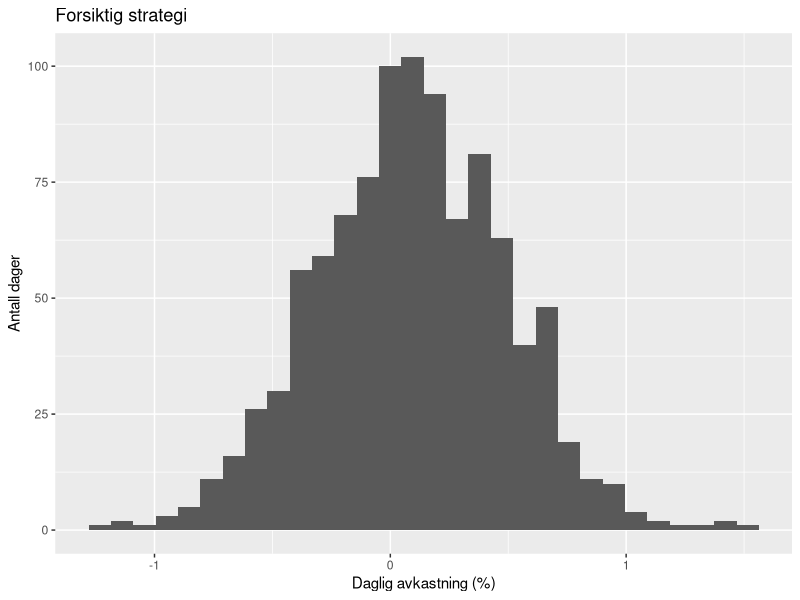
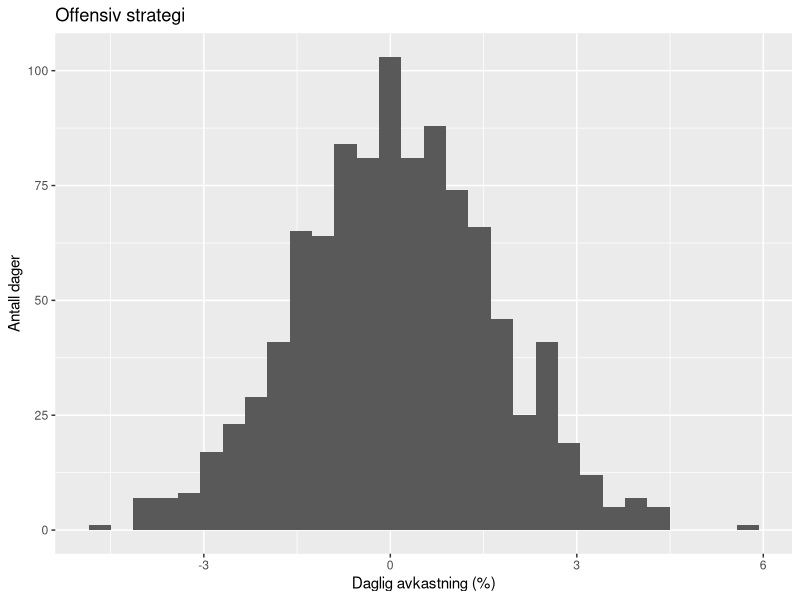
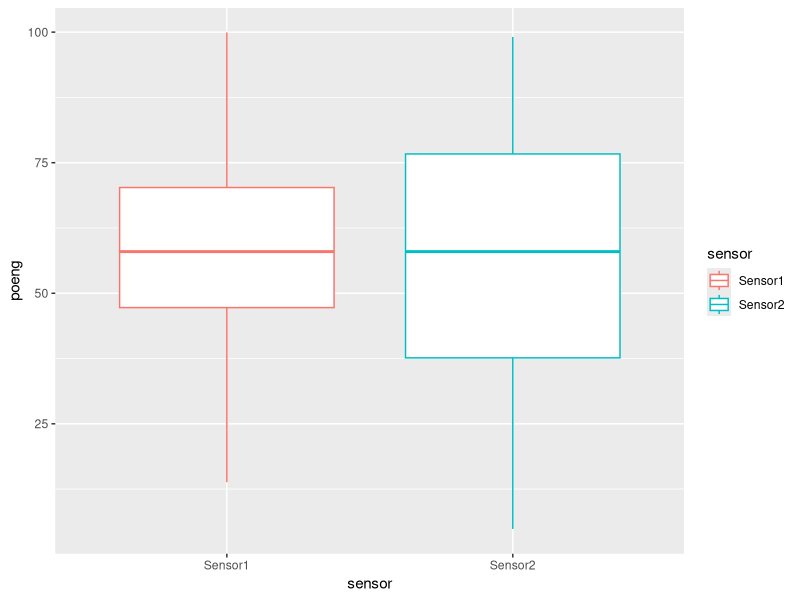
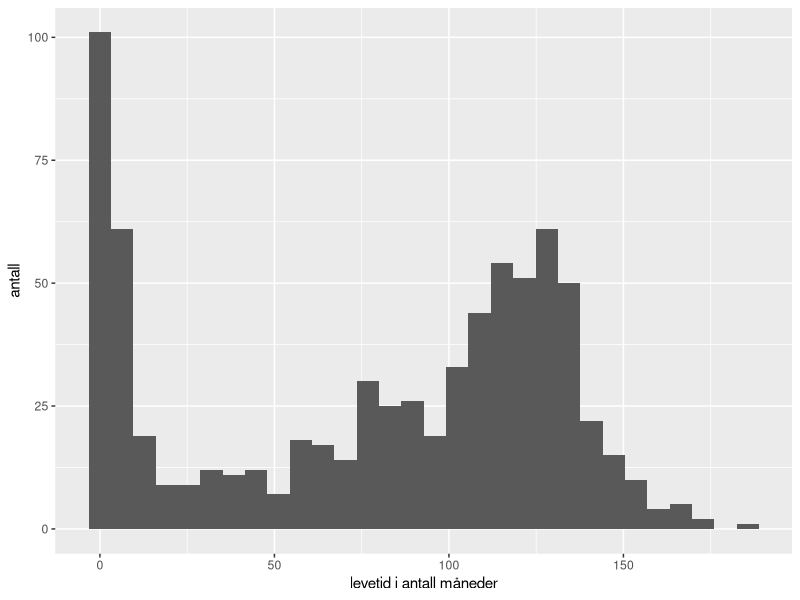
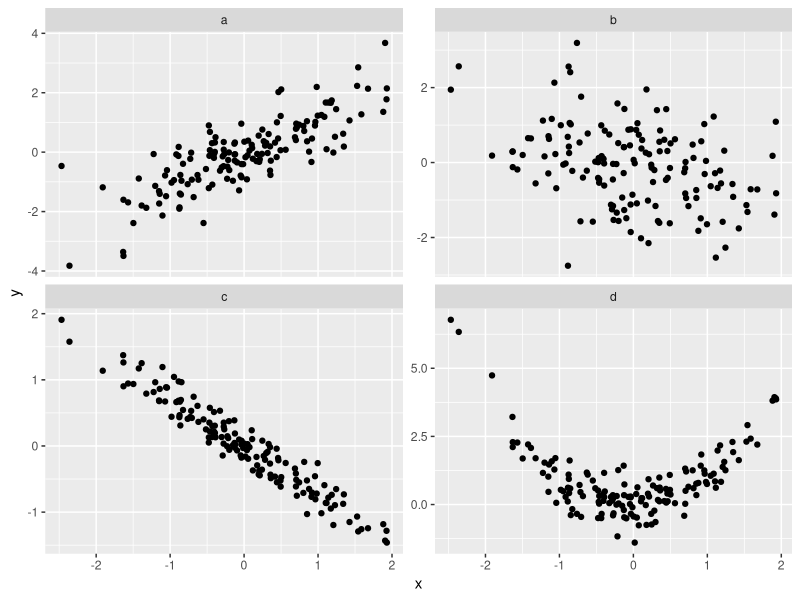
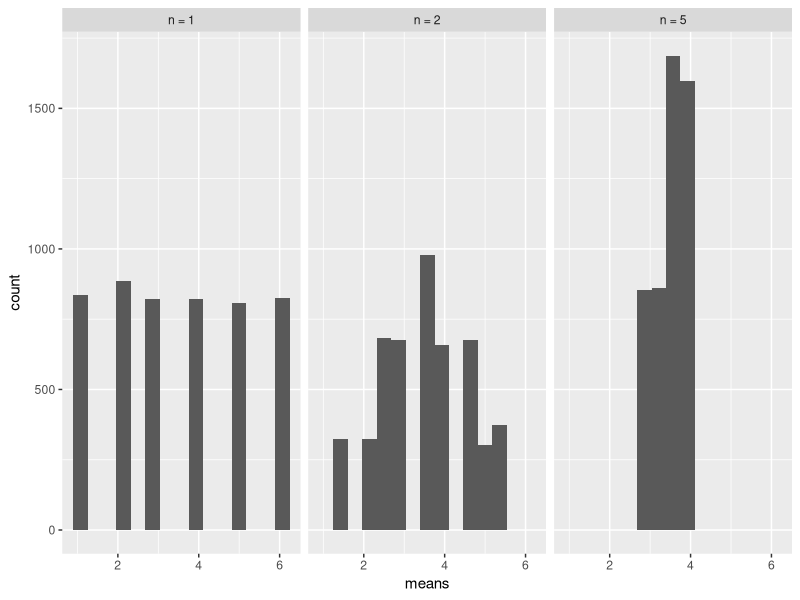

Source code (R) for these figures, in order:
## ---- chunk 1
set.seed(42)
avkastning <- data.frame(
  forsiktig = rnorm(1000, mean = 0.10, sd = 0.4),
  offensiv  = rnorm(1000, mean = 0.10, sd = 1.6)
)
## ---- chunk 2
library(dplyr)
avkastning %>%
  summarise(
    snitt_forsiktig = mean(forsiktig),
    sd_forsiktig    = sd(forsiktig),
    snitt_offensiv  = mean(offensiv),
    sd_offensiv     = sd(offensiv)
  )
## ---- chunk 3
library(ggplot2)
ggplot(avkastning, aes(x = forsiktig)) +
  geom_histogram(bins = 30) +
  labs(x = "Daglig avkastning (%)", y = "Antall dager", title = "Forsiktig strategi")
ggplot(avkastning, aes(x = offensiv)) +
  geom_histogram(bins = 30) +
  labs(x = "Daglig avkastning (%)", y = "Antall dager", title = "Offensiv strategi")
## ---- chunk 4
set.seed(1)
# Vekten (i kg) til 25 tilfeldig valgte laks
vekt <- rnorm(25, mean = 5.2, sd = 0.8)
## ---- chunk 5
gj.snitt <- mean(vekt)       # utvalgsgjennomsnittet, vårt punktestimat
sigma    <- 0.8              # kjent populasjonsstandardavvik
n        <- length(vekt)     # antall observasjoner
z        <- 1.96             # kritisk verdi for 95 %

# Nedre og øvre grense i konfidensintervallet (LCL og UCL):
LCL <- gj.snitt - z * sigma / sqrt(n)
UCL <- gj.snitt + z * sigma / sqrt(n)

c(LCL, gj.snitt, UCL)
## ---- chunk 6
n <- 10
rnorm(n)
## ---- chunk 7
gj.snitt <- rep(NA, 100)
for(i in 1:100) {
    gj.snitt[i] <- mean(rnorm(n))
}
## ---- chunk 8
library(ggplot2)
library(tidyverse)
set.seed(123)
n <- 200
Sensor1 <- rnorm(n, mean = 60, sd = 20)
Sensor2 <- c(rnorm(n*(2/4), mean = 40, sd = 20), rnorm(n*(2/4), mean = 85, sd = 20))

df <- data.frame(poeng = c(Sensor1, Sensor2), sensor =factor( rep(c("Sensor1", "Sensor2"), each = n)))

df %>% 
  filter(poeng > 0, poeng < 100) %>% 
ggplot() +
  geom_boxplot(aes(y = poeng, x = sensor, color = sensor))

## ---- chunk 9
library(ggplot2)
set.seed(12345)
levetid <- c(rep(1, 40), rep(2,30), rep(3, 25), rep(4, 20), rep(5, 12), 
             rep(6, 10),rep(7, 5), sample(seq(8:100), size = 200, replace = T), rnorm(400, mean = 120, sd = 20))

ggplot(data = data.frame(levetid = levetid)) +
  geom_histogram(aes(x = levetid)) + 
  xlab("levetid i antall måneder") +
  ylab("antall")
## ---- chunk 10
set.seed(124)
n <- 150
x1 <- rnorm(n)
y1 <- x1 + rnorm(n, sd = 0.7)
y2 <- -0.5*x1 + rnorm(n, sd = 1)
y3 <- -0.7*x1 + rnorm(n, sd = 0.2)
y4 <- x1^2 + rnorm(n, sd = 0.5)

df <- data.frame(x = rep(x1, 4), y = c(y1, y2, y3, y4), figur = factor(rep(c("a", "b", "c", "d"), each = n)))
ggplot(df) +
  geom_point(aes(x = x, y = y)) +
  facet_wrap(~figur, scales = "free_y")

# cor(x1,y1)
# cor(x1, y2)
# cor(x1, y3)
# cor(x1, y4)

## ---- chunk 11
set.seed(123)
n <- 5000
X1 <- sample(seq(6), size = n, replace = T)
X2 <- rep(NA, n)
X3 <- rep(NA, n)
for(i in 1:n){
  foo1 <- sample(seq(6), 2)
  foo2 <- sample(seq(6), 5)
  X2[i] <- mean(foo1)
  X3[i] <- mean(foo2)
}

df <- data.frame(means = c(X1, X2, X3), 
                 kast = rep(c("n = 1", "n = 2", "n = 5"), each = n))

ggplot(df) + 
  geom_histogram(aes(x = means), bins = 15) +
  facet_grid(~kast)
